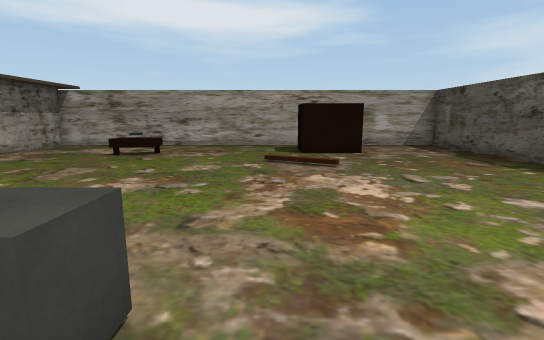
view 1 (above)

16 first-person views from a walk through a scene from a Unity 3-D project. The camera is 1.3 m above the floor, tilts 10° down and sees 85° across. Doors are open. The floor is counted in squares, 1 m on a side. Each view is taken from the middle of a square. On the plan, view 1 faces up. The plan holds only what a view shows up to about 14 squares ahead; the rest is blank. The place goes on beyond the plan. The player is left out. Some surface patterns are stand-ins.

view 2
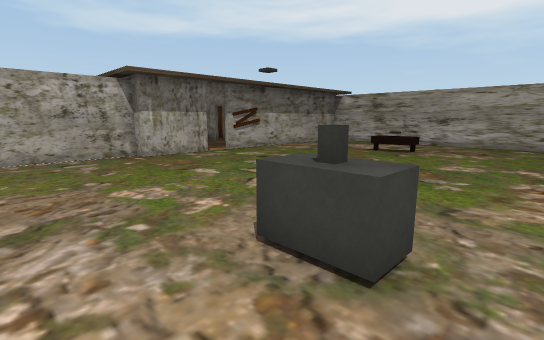

view 3
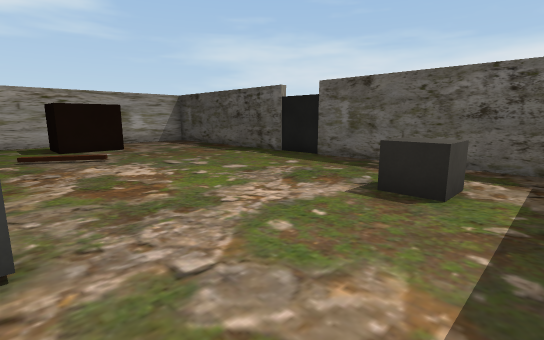

view 4
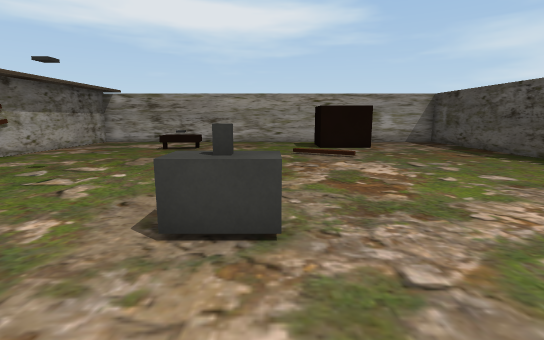

view 5
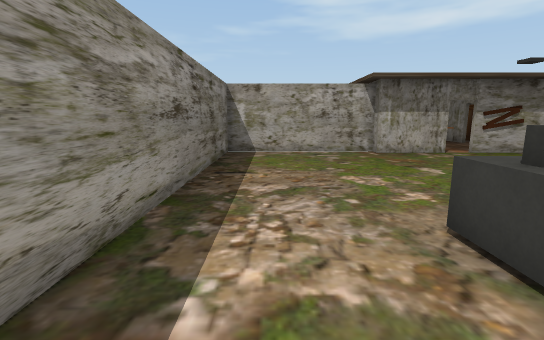

view 6
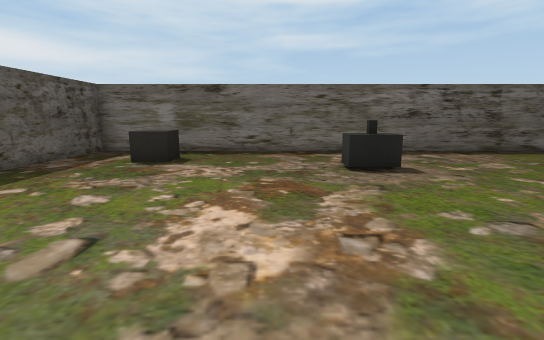

view 7
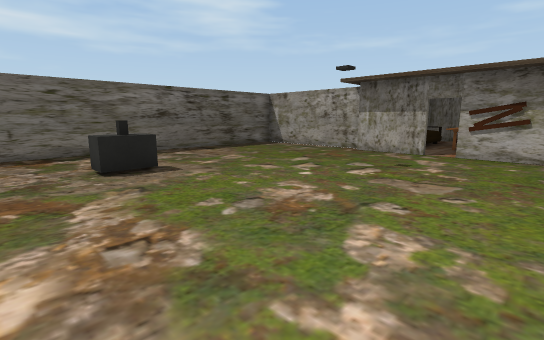

view 8
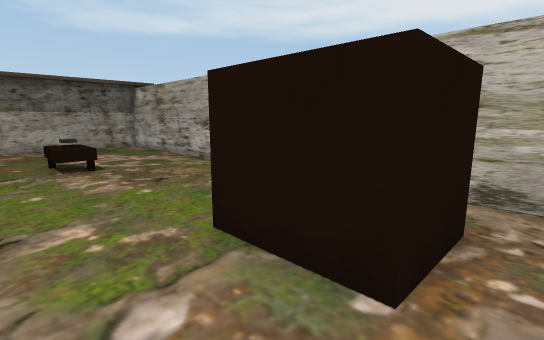

view 9
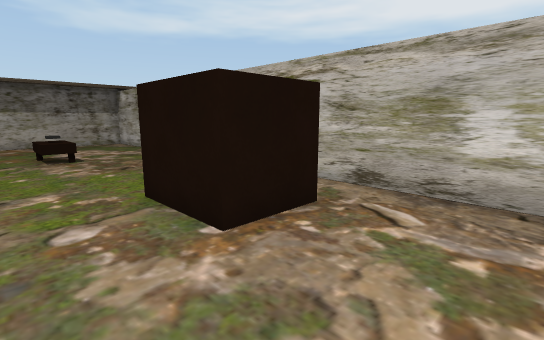

view 10
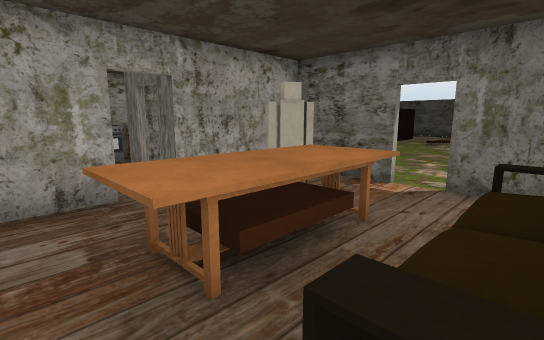

view 11
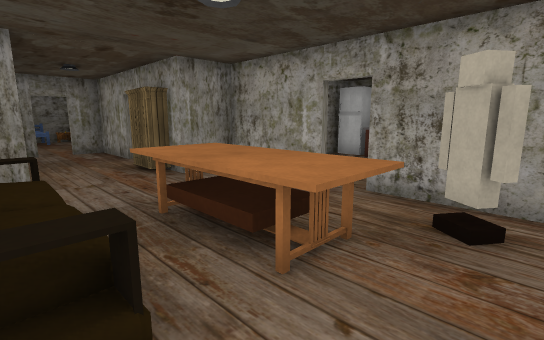

view 12
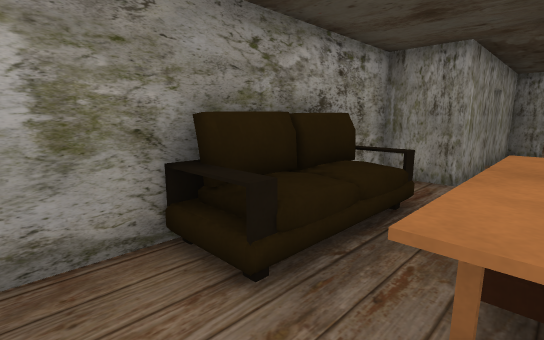

view 13
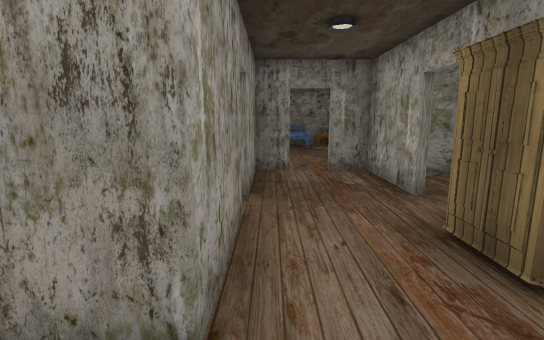

view 14
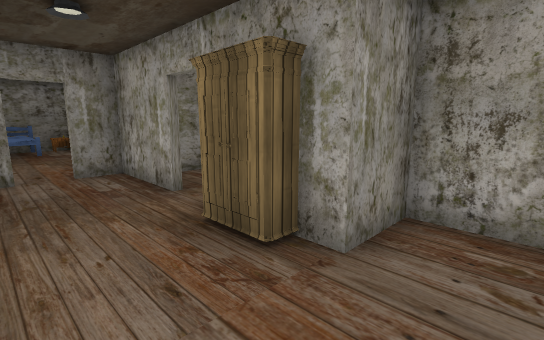

view 15
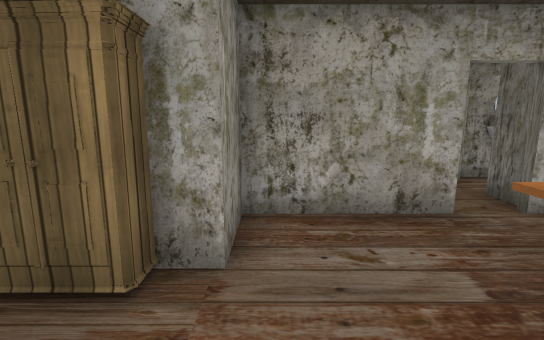

view 16
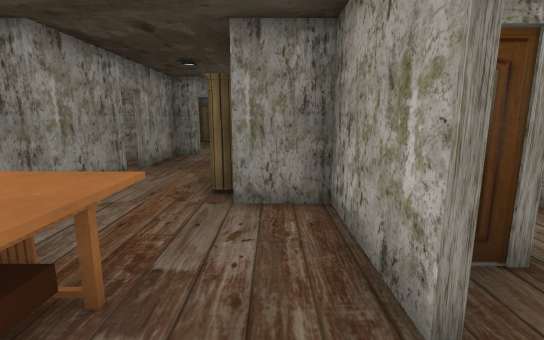

### Floor plan
Ten units are one square. View 1 is at (0, 0); x grows to the right and y downward. Boxes are objects, and circles mark ways between rooms. Rooms are numbered by the first view taken in them; rooms with no view inside come last. Other rooms are left out.
<svg viewBox="-240 -147 322 179">
<path fill="none" stroke="#000" d="M-100 -55 -100 -29 -105 -29 -105 27 77 27 77 -142 -100 -142 -100 -64M-41 -111 -41 -102 -56 -102M-145 -89 -174 -89 -174 -74 -181 -74M-126 -89 -135 -89M-102 -64 -102 -88M-102 -41 -102 -55M-200 -46 -174 -46 -174 -31 -110 -31M-209 -74 -234 -74 -234 -64M-234 -46 -209 -46"/>
<rect x="-25" y="-15" width="10" height="10" fill="#bbb"><title>other object</title></rect>
<rect x="-25" y="-25" width="20" height="20" fill="#bbb"><title>other object</title></rect>
<rect x="5" y="-135" width="30" height="30" fill="#bbb"><title>other object</title></rect>
<rect x="35" y="-5" width="20" height="20" fill="#bbb"><title>other object</title></rect>
<rect x="-195" y="-75" width="20" height="10" fill="#bbb"><title>other object</title></rect>
<rect x="-155" y="-45" width="40" height="10" fill="#bbb"><title>other object</title></rect>
<rect x="-155" y="-75" width="40" height="20" fill="#bbb"><title>other object</title></rect>
<rect x="-125" y="-85" width="10" height="10" fill="#bbb"><title>other object</title></rect>
<circle cx="-100" cy="-60" r="3" fill="#2a7"/>
<circle cx="-200" cy="-60" r="3" fill="#2a7"/>
<text x="-10" y="-50">1</text>
<text x="-150" y="-60">2</text>
<text x="-220" y="-60">3</text>
</svg>
Room 1 opens to room 2. Room 2 opens to room 3.

Where each view was taken, in squares from view 1:
view 1: 0 up, 0 right, facing up
view 2: 1 down, 0 right, facing up-left
view 3: 2 down, 1 left, facing up-right
view 4: 2 down, 1 left, facing up
view 5: 1 down, 1 right, facing left
view 6: 9 up, 1 right, facing down
view 7: 9 up, 1 right, facing down-left
view 8: 9 up, 4 right, facing up-left
view 9: 9 up, 6 right, facing up-left
view 10: 4 up, 16 left, facing up-right
view 11: 4 up, 11 left, facing up-left
view 12: 6 up, 11 left, facing down-left
view 13: 5 up, 16 left, facing left
view 14: 5 up, 16 left, facing up-left
view 15: 5 up, 17 left, facing up
view 16: 8 up, 13 left, facing left
